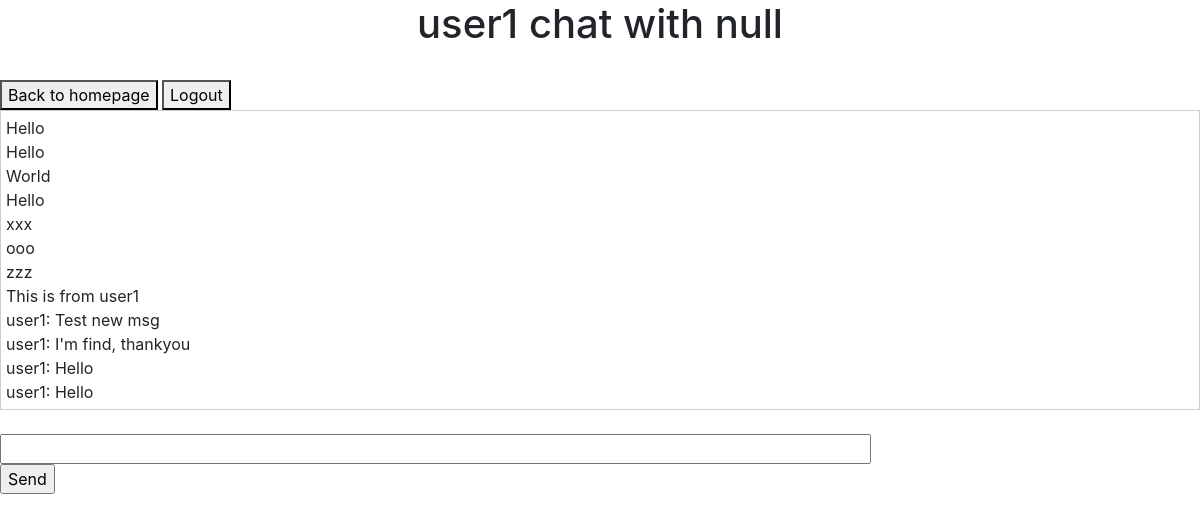
/chat/room/room_user1_user2/ (signed in), run on the app's committed database.
### chat/models.py (models this page shows)
class Chat(models.Model):
	user = models.ForeignKey(User, on_delete=models.CASCADE)
	room = models.ForeignKey('ChatRoom', on_delete=models.CASCADE)
	content = models.TextField()
	timestamp = models.DateTimeField(auto_now_add=True)

### chat/views.py (the view)
# urls.py: path("room/<str:room_name>/", views.room, name="room"),
def room(request, room_name):
	print("!!! In room function !!!")
	if not request.user.is_authenticated:
		return redirect("login-user")
	room = ChatRoom.objects.filter(name=room_name).first()
	chats = []
	if room: #If a room is found in db => Fetches all Chat obj associated with that room
		chats = Chat.objects.filter(room=room)
	else: #If room not found, Creates a new ChatRoom obj with the given room_name + save obj in db
		room = ChatRoom(name=room_name)
		room.save()
	return render(request, "chat/chatroom.html", {
		"room_name" : room_name,
		"chats" : chats
	})

### chat/templates/chat/chatroom.html (shortened to what this page needs)
<!doctype html>
<html lang="en">
  <head>
    <link rel="stylesheet" href="https://cdn.jsdelivr.net/npm/bootstrap@4.3.1/dist/css/bootstrap.min.css">
  </head>
  <body>
	<center><h1 id="chat-header"></h1></center>
	<br>
	{% if request.user.is_authenticated %}
		<div style="white-space: nowrap;">
			<form method="post" action="{% url 'index' %}" style="display: inline-block;">
				<button type="submit">Back to homepage</button>
			</form>
			<form method="post" action="{% url 'logout-user' %}" style="display: inline-block;">
				<button type="submit">Logout</button>
			</form>
		</div>
	{% endif %}
	<div id="chat-text" contenteditable="true" style="width: 100%; height: 300px; border: 1px solid #ccc; padding: 5px; overflow-y: auto;">
		<div>
			{% for chat in chats.all %}
				{% if chat.user.id == request.user.id %}
					{{ chat.content }}
					<br>
				{% endif %}
			{% endfor %}
		</div>
	</div>
	<br><input id="input" type="text" size="80"></br>
	<input id="submit" type="button" value="Send">
  </body>
</html>

### data on the page
Chat: content "Hello"
Chat: content "Hello"
Chat: content "World"
Chat: content "Hello"
Chat: content "xxx"
Chat: content "ooo"
Chat: content "zzz"
Chat: content "This is from user1"
Chat: content "user1: Test new msg"
Chat: content "user1: I'm find, thankyou"
Chat: content "user1: Hello"
Chat: content "user1: Hello"
